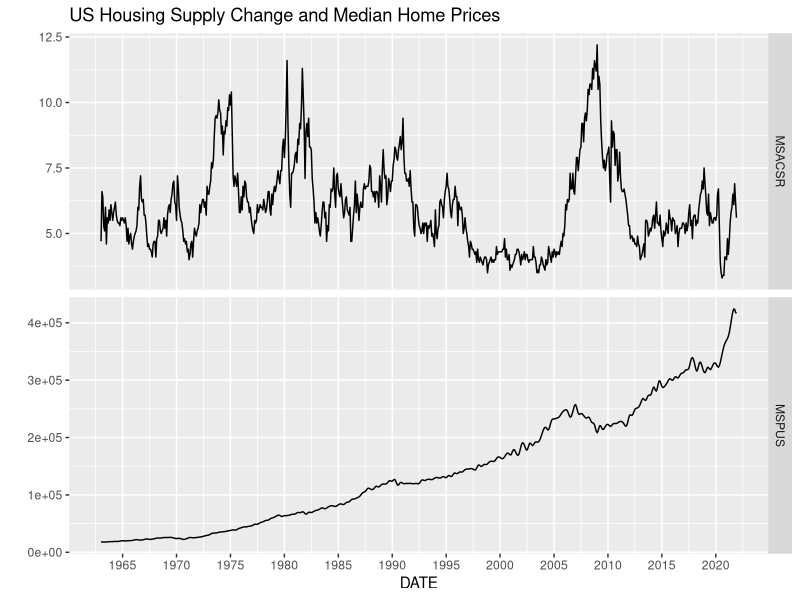
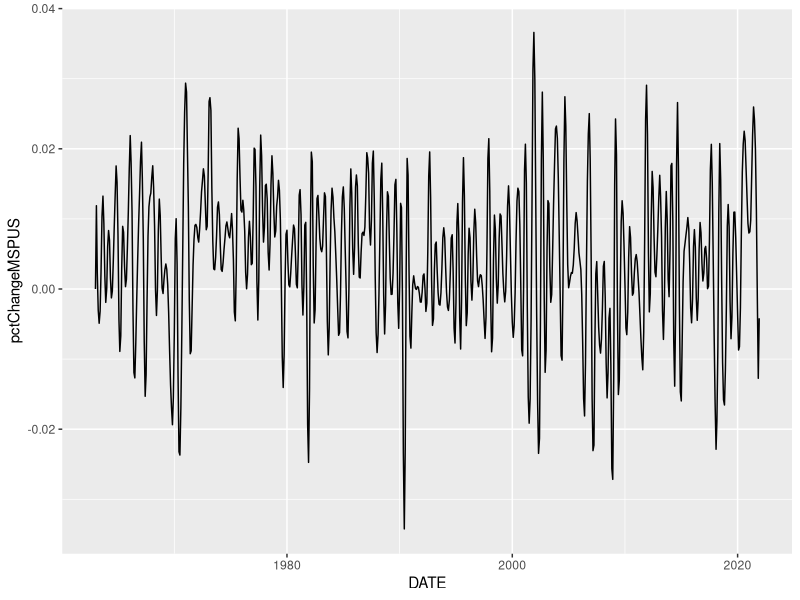

Here is the R script that generated these plots, in order:
## ---- chunk 1
#knitr::opts_chunk$set(warning = FALSE, message = FALSE)
knitr::opts_knit$set(root.dir = "C:/Users/harrison/Dropbox/Schoolwork/Thesis/Project/")
## ---- chunk 2
library(dplyr)
library(ggplot2)
library(tidyr)
library(tseries)
## ---- chunk 3
housing <- read.csv('data/processed.csv')
head(housing)
## ---- chunk 4
housing$DATE <- as.Date(housing$DATE, format = "%Y-%m-%d")
head(housing)
## ---- chunk 5
housing %>%
  pivot_longer(c(MSPUS, MSACSR),
               names_to = "var", values_to = "value") %>%
  ggplot(aes(x = DATE, y = value, group = 1)) +
  geom_line() +
  facet_grid(vars(var), scales = "free_y") +
  scale_x_date(date_breaks = "5 year", date_labels = "%Y") +
  labs(title = "US Housing Supply Change and Median Home Prices",
       y = "")
## ---- chunk 6
# Make housing prices stationary
housing$pctChangeMSPUS <- c(0, diff(log(housing$MSPUS)))  # diff log calculates symmetric % change
                                                          # Add 0 add beginning to match row length

housing %>%
  ggplot(aes(x = DATE, y = pctChangeMSPUS)) +
  geom_line()
## ---- chunk 7
# Ljung-Box test for independence - stationarity
Box.test(housing$pctChangeMSPUS, lag=25, type="Ljung-Box")

# Augmented Dickey-Fuller (ADF) t-statistic test for unit root
adf.test(housing$pctChangeMSPUS)

# Kwiatkowski-Phillips-Schmidt-Shin (KPSS) for level or trend stationarity
kpss.test(housing$pctChangeMSPUS, null="Trend")
